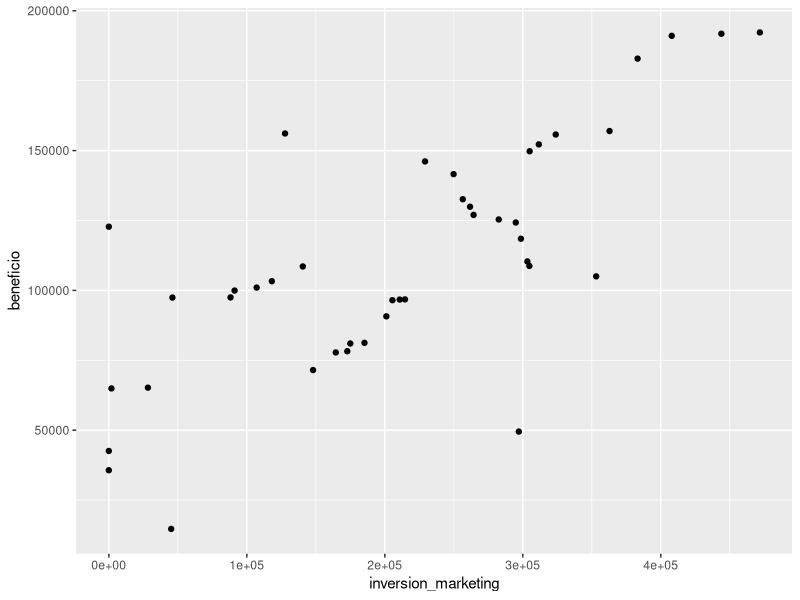
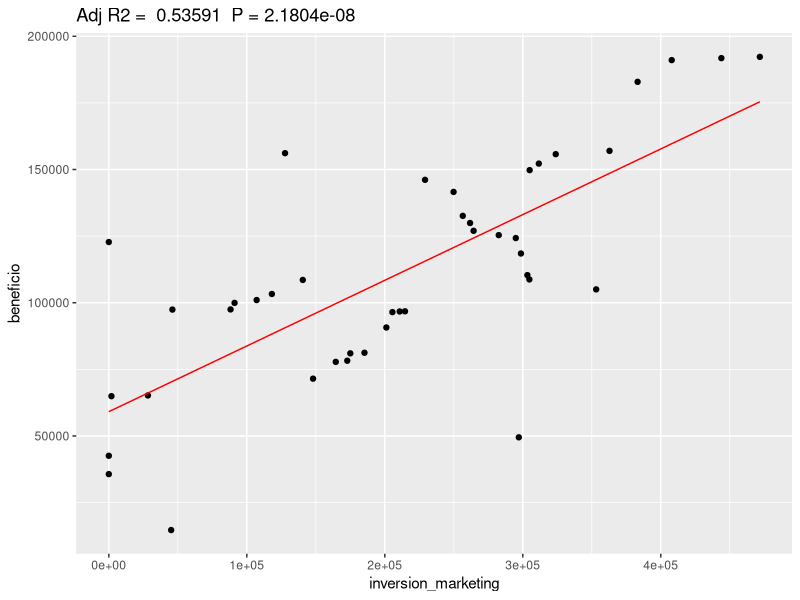
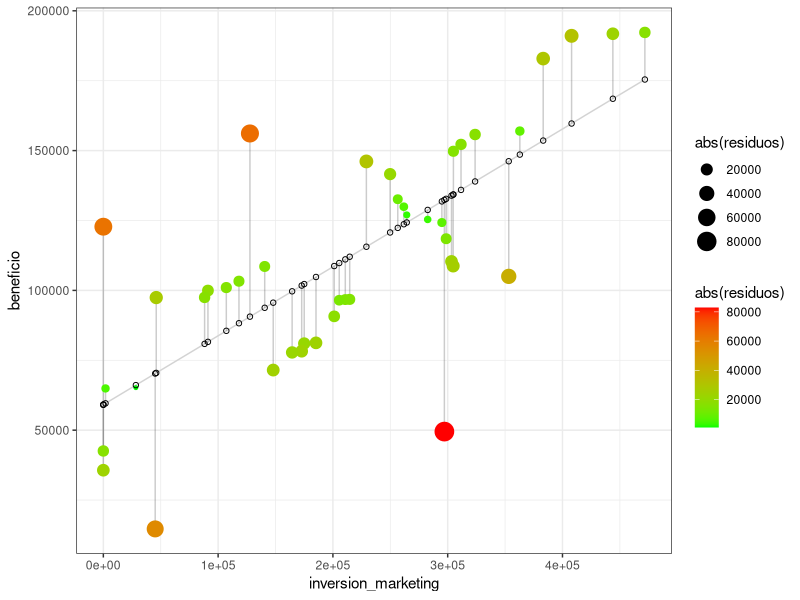
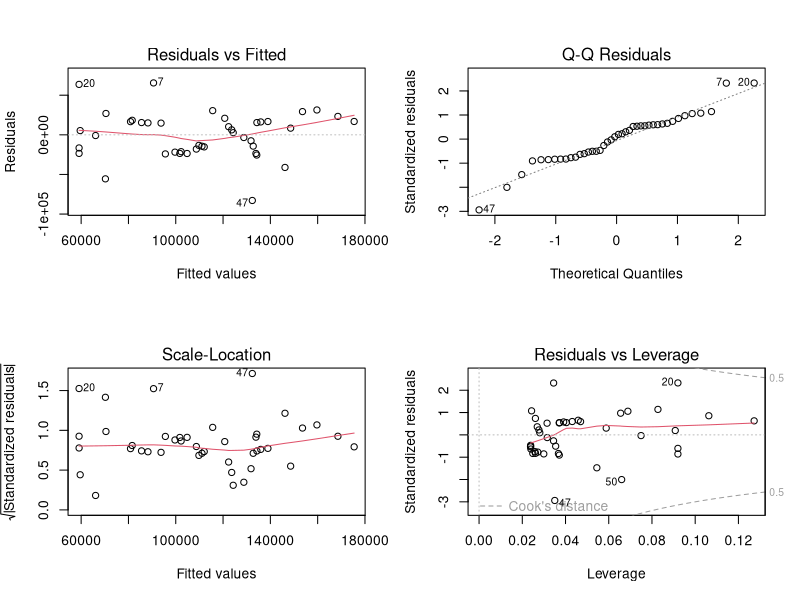
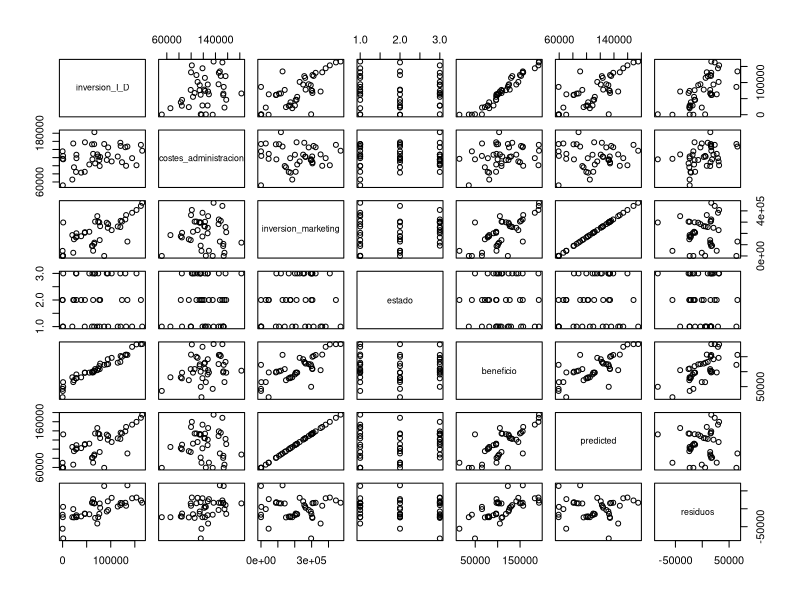
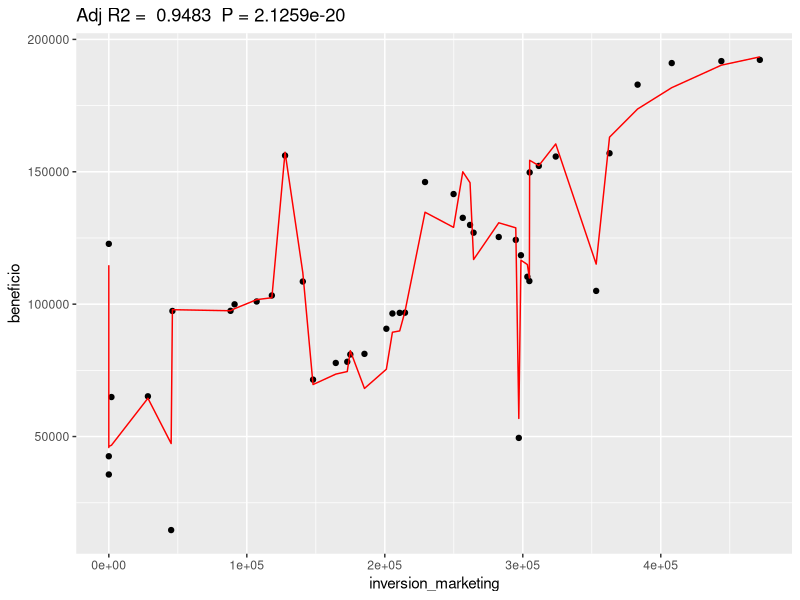
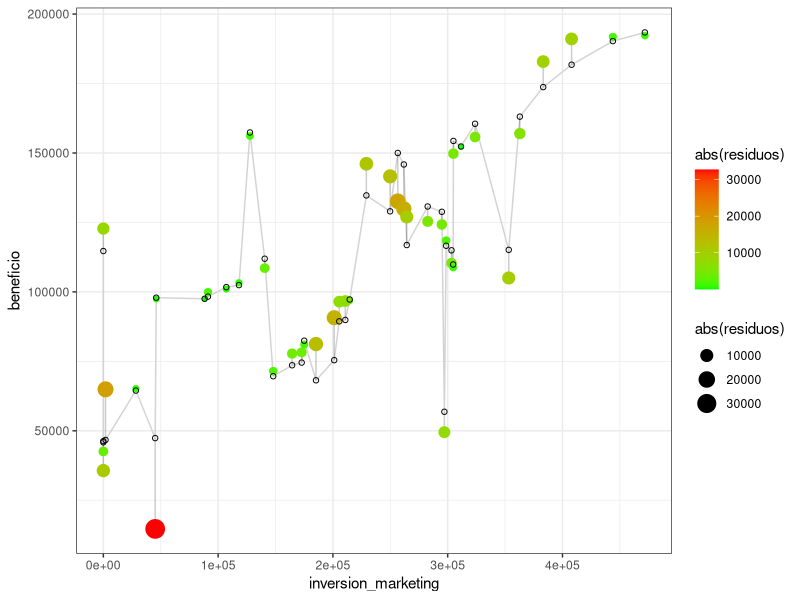
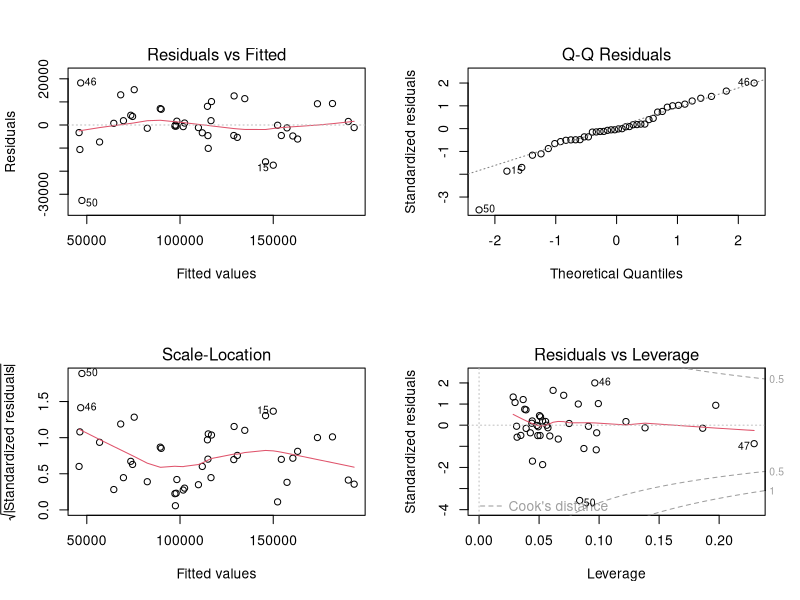

Here is the R script that generated these plots, in order:
##########################################################
##          Instalar paquete  
##          ----------------
##
## Ejemplo para instalar "caret" (2 opciones)
##    1. Recuadro abajo derecha -> 
##    | 
##    |-> Packages (pestaña) 
##    |-> Install (botón)
##    |-> Escribir/Seleccionar "caret"
##    |-> Instalar(botón)
##                                        
##    2. install.packages('caret')
##
##########################################################

# Cargamos las librerías
library(caret)
library(dplyr)
library(ggplot2)
set.seed(1234)
# Cargamos los datos
dataset = read.csv('50_Startups.csv')

# Revisamos los datos
View(dataset)

# Codificamos la variable estado
dataset$estado = factor(dataset$estado,
                        levels = c('New York', 'California', 'Florida'), # Cambiamos cada nivel diferente de la columna
                        labels = c(1, 2, 3))                             # por un valor numérico

# Dividimos nuestro conjunto de datos en datos de entrenamiento y de testeo (train y test)
# Esta es una práctica muy común que sirve para comprobar el funcionamiento del modelo de IA.

indice_train<-createDataPartition(y=dataset$beneficio,p=0.8,list=FALSE)
data<-dataset[indice_train,]
test<-dataset[-indice_train,]


# Datos para la regresión linear

data %>% select(beneficio, inversion_marketing) %>%
  ggplot(aes(x=inversion_marketing, y=beneficio)) +
  geom_point()

##############################################################################
##
##                     REGRESIÓN LINEAR SIMPLE
##                     -----------------------
##
##          La regresión linear simple tiene la forma 
##
##                           Y≈β0+β1X
##
##   "Y"  es la respuesta, o variable dependiente, y "X" es el predictor.
##   Por lo que la regresión linear podría tener esta forma para nuestro caso:
##
##                beneficio≈β0+β1inversion_marketing
##
##############################################################################

# Definimos fórmula
regresion = lm(formula = beneficio ~  inversion_marketing, data = data)


# Pasamos a ver el resultado de este modelo
summary(regresion)

##         Curva generada por el modelo

# Creamos un set de datos con los valores en la curva de los puntos
predicted_df <- data.frame(beneficio = predict(regresion, data), inversion_marketing=data$inversion_marketing)

# Mostramos resultado
ggplot(data = data, aes(x = inversion_marketing, y = beneficio)) +                       # Definimos los ejes
  geom_point() +                                                                         # Añadimoslos puntos
  geom_line(color='red',data = predicted_df, aes(x=inversion_marketing, y=beneficio)) +  # Añadimos la curva del modelo
  labs(title = paste("Adj R2 = ",signif(summary(regresion)$adj.r.squared, 5),            # Añadimos R^2
                     " P =",signif(summary(regresion)$coef[2,4], 5)))                    # Añadimos el p-valor de F-statistic

##         Entendiendo los residuos

# Calculamos los residuos
data$predicted <- predict(regresion)  # Obtenemos los valores en la recta para los puntos
data$residuos <- residuals(regresion) # Calculamos el residuo por punto

# Hacemos un plot con los resultados
ggplot(data, aes(x = inversion_marketing, y = beneficio)) +
  geom_line(data = predicted_df, aes(x=inversion_marketing, y=beneficio), color = "lightgrey") +                     # Linea de la regresión  
  geom_segment(aes(xend = inversion_marketing, yend = predicted), alpha = .2) +     # Dibujamos línea punto - linea (residuo)
  geom_point(aes(color = abs(residuos), size = abs(residuos))) +                    # Ajustamos el tamaño de los puntos
  scale_color_continuous(low = "green", high = "red") +                             # Coloreamos en función del tamaño - verde pequeño, rojo grande
  geom_point(aes(y = predicted), shape = 1) +                                       # Colocamos un punto en la recta que coincida con el residuo
  theme_bw()


# Vemos cómo se distribuye los residuos
par(mfrow = c(2, 2))        # Avisamos de que queremos un panel de 2 x 2
plot(regresion)             # Plot de la regresion


##############################################################################
##
##                     REGRESIÓN LINEAR MÚLTIPLE
##                     -------------------------
##
##          La regresión linear simple tiene la forma 
##
##                           Y≈β0+β1X+β2X+β3X+...
##
##   "Y"  es la respuesta, o variable dependiente, y "X" es el predictor.
##   Por lo que la regresión linear podría tener esta forma para nuestro caso:
##
##              beneficio≈β0+β1inversion_marketing+β2inversion_I_D
##
##############################################################################

# Echamos un vistazo rápido a la relación entre las variables
plot(data)

# Definimos fórmula (Necesitamos utilizar I() cuando queremos una potencia porque
# el caracter ^ es un caracter especial es las formulas y así no da problemas)
regresion = lm(formula = beneficio ~  inversion_I_D + inversion_marketing, data = data)
# regresion = lm(formula = beneficio ~  ., data = data)

# Pasamos a ver el resultado de este modelo
summary(regresion)

##         Curva generada por el modelo

# Creamos un set de datos con los valores en la curva de los puntos
predicted_df <- data.frame(beneficio = predict(regresion, data), inversion_marketing=data$inversion_marketing)

# Mostramos resultado
ggplot(data = data, aes(x = inversion_marketing, y = beneficio)) +                       # Definimos los ejes
  geom_point() +                                                                         # Añadimoslos puntos
  geom_line(color='red',data = predicted_df, aes(x=inversion_marketing, y=beneficio)) +  # Añadimos la curva del modelo
  labs(title = paste("Adj R2 = ",signif(summary(regresion)$adj.r.squared, 5),            # Añadimos R^2
                     " P =",signif(summary(regresion)$coef[2,4], 5)))                    # Añadimos el p-valor de F-statistic

##         Entendiendo los residuos

# Calculamos los residuos
data$predicted <- predict(regresion)  # Obtenemos los valores en la recta para los puntos
data$residuos <- residuals(regresion) # Calculamos el residuo por punto

# Hacemos un plot con los resultados
ggplot(data, aes(x = inversion_marketing, y = beneficio)) +
  geom_line(data = predicted_df, aes(x=inversion_marketing, y=beneficio), color = "lightgrey") +                     # Linea de la regresión  
  geom_segment(aes(xend = inversion_marketing, yend = predicted), alpha = .2) +     # Dibujamos línea punto - linea (residuo)
  geom_point(aes(color = abs(residuos), size = abs(residuos))) +                    # Ajustamos el tamaño de los puntos
  scale_color_continuous(low = "green", high = "red") +                             # Coloreamos en función del tamaño - verde pequeño, rojo grande
  geom_point(aes(y = predicted), shape = 1) +                                       # Colocamos un punto en la recta que coincida con el residuo
  theme_bw()


# Vemos cómo se distribuye los residuos
par(mfrow = c(2, 2))        # Avisamos de que queremos un panel de 2 x 2
plot(regresion)             # Plot de la regresion



## Legado a este punto ya manejamos como hacer un regresión lineal, y entendemos 
## las métricas que nos ayudan a decidir que curva se ajusta mejor a nuestros datos

#####################     PRÁCTICA      ################################
#   
#   Utilizando la métrica de R^2 ajustado, decide qué combinación 
#   de variables nos ayuda a ajustar la mejor curva.
#
#   Las variables que puedes combinar para aproximar el beneficio son:
#         - inversion_I_D
#         - administracion
#         - inversion_marketing
#         - estado
#
########################################################################













# ¿Qué conclusiones extraemos de probar los diferentes coeficientes?



#####################     Vamos a PREDECIR      #################################


# Una vez tenemos un modelos que sabemos que es capaz de asociar bien los parámetros de entrada
# para los valores de salida desados, pasamosa validar que las predicciones que arroje el modelo
# sean tan buenas como esperamos. De esta forma, validamos que el modelo no esté sobre-entrenado.

y_pred = predict(regresion, newdata = test)
rsq <- function (x, y) cor(x, y) ^ 2
rsq(y_pred, test$beneficio)




